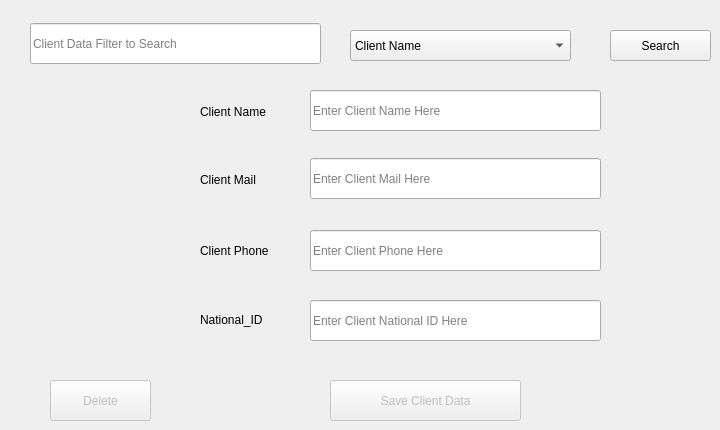
      <widget class="QWidget" name="tab_23">
       <attribute name="title">
        <string>Edit or Delete Client</string>
       </attribute>
       <widget class="QComboBox" name="comboBox_37">
        <property name="geometry">
         <rect>
          <x>350</x>
          <y>30</y>
          <width>221</width>
          <height>31</height>
         </rect>
        </property>
        <property name="currentText">
         <string>Client Name</string>
        </property>
        <item>
         <property name="text">
          <string>Client Name</string>
         </property>
        </item>
        <item>
         <property name="text">
          <string>Client Mail</string>
         </property>
        </item>
        <item>
         <property name="text">
          <string>Client Phone</string>
         </property>
        </item>
        <item>
         <property name="text">
          <string>Client National ID</string>
         </property>
        </item>
       </widget>
       <widget class="QPushButton" name="pushButton_28">
        <property name="enabled">
         <bool>true</bool>
        </property>
        <property name="geometry">
         <rect>
          <x>610</x>
          <y>30</y>
          <width>101</width>
          <height>31</height>
         </rect>
        </property>
        <property name="text">
         <string>Search</string>
        </property>
       </widget>
       <widget class="QLabel" name="label_39">
        <property name="geometry">
         <rect>
          <x>200</x>
          <y>164</y>
          <width>101</width>
          <height>31</height>
         </rect>
        </property>
        <property name="text">
         <string>Client Mail</string>
        </property>
       </widget>
       <widget class="QPushButton" name="pushButton_29">
        <property name="enabled">
         <bool>false</bool>
        </property>
        <property name="geometry">
         <rect>
          <x>330</x>
          <y>380</y>
          <width>191</width>
          <height>41</height>
         </rect>
        </property>
        <property name="sizePolicy">
         <sizepolicy hsizetype="Minimum" vsizetype="Fixed">
          <horstretch>46</horstretch>
          <verstretch>21</verstretch>
         </sizepolicy>
        </property>
        <property name="baseSize">
         <size>
          <width>39</width>
          <height>61</height>
         </size>
        </property>
        <property name="text">
         <string>Save Client Data</string>
        </property>
       </widget>
       <widget class="QLabel" name="label_37">
        <property name="geometry">
         <rect>
          <x>200</x>
          <y>304</y>
          <width>101</width>
          <height>31</height>
         </rect>
        </property>
        <property name="text">
         <string>National_ID</string>
        </property>
       </widget>
       <widget class="QLabel" name="label_40">
        <property name="geometry">
         <rect>
          <x>200</x>
          <y>96</y>
          <width>91</width>
          <height>31</height>
         </rect>
        </property>
        <property name="text">
         <string>Client Name</string>
        </property>
       </widget>
       <widget class="QLabel" name="label_41">
        <property name="geometry">
         <rect>
          <x>200</x>
          <y>235</y>
          <width>101</width>
          <height>31</height>
         </rect>
        </property>
        <property name="text">
         <string>Client Phone</string>
        </property>
       </widget>
       <widget class="QPushButton" name="pushButton_30">
        <property name="enabled">
         <bool>false</bool>
        </property>
        <property name="geometry">
         <rect>
          <x>50</x>
          <y>380</y>
          <width>101</width>
          <height>41</height>
         </rect>
        </property>
        <property name="sizePolicy">
         <sizepolicy hsizetype="Minimum" vsizetype="Fixed">
          <horstretch>46</horstretch>
          <verstretch>21</verstretch>
         </sizepolicy>
        </property>
        <property name="baseSize">
         <size>
          <width>39</width>
          <height>61</height>
         </size>
        </property>
        <property name="text">
         <string>Delete</string>
        </property>
       </widget>
       <widget class="QLineEdit" name="lineEdit_19">
        <property name="geometry">
         <rect>
          <x>310</x>
          <y>300</y>
          <width>291</width>
          <height>41</height>
         </rect>
        </property>
        <property name="placeholderText">
         <string>Enter Client National ID Here</string>
        </property>
       </widget>
       <widget class="QLineEdit" name="lineEdit_15">
        <property name="geometry">
         <rect>
          <x>310</x>
          <y>158</y>
          <width>291</width>
          <height>41</height>
         </rect>
        </property>
        <property name="placeholderText">
         <string>Enter Client Mail Here</string>
        </property>
       </widget>
       <widget class="QLineEdit" name="lineEdit_17">
        <property name="geometry">
         <rect>
          <x>310</x>
          <y>90</y>
          <width>291</width>
          <height>41</height>
         </rect>
        </property>
        <property name="placeholderText">
         <string>Enter Client Name Here</string>
        </property>
       </widget>
       <widget class="QLineEdit" name="lineEdit_20">
        <property name="geometry">
         <rect>
          <x>310</x>
          <y>230</y>
          <width>291</width>
          <height>41</height>
         </rect>
        </property>
        <property name="placeholderText">
         <string>Enter Client Phone Here</string>
        </property>
       </widget>
       <widget class="QLineEdit" name="lineEdit_21">
        <property name="geometry">
         <rect>
          <x>30</x>
          <y>23</y>
          <width>291</width>
          <height>41</height>
         </rect>
        </property>
        <property name="placeholderText">
         <string>Client Data Filter to Search</string>
        </property>
       </widget>
      </widget>
